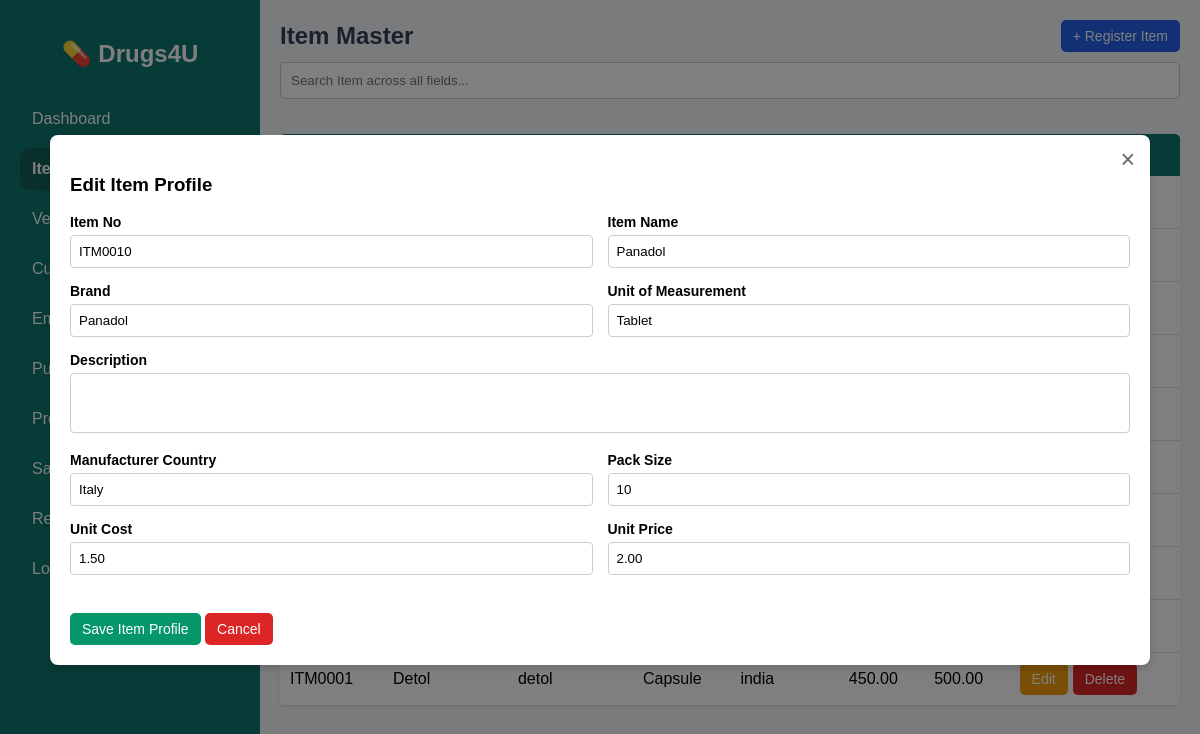
The page /item.php?edit=ITM0010 (signed in) on the database its author committed.
### tables this page shows
CREATE TABLE `item_master` (
  `item_no` varchar(10) NOT NULL,
  `item_name` varchar(100) DEFAULT NULL,
  `description` text DEFAULT NULL,
  `brand` varchar(100) DEFAULT NULL,
  `unit_measurement` varchar(50) DEFAULT NULL,
  `manufacturer_country` varchar(100) DEFAULT NULL,
  `pack_size` int(11) DEFAULT NULL,
  `unit_cost` decimal(10,2) DEFAULT NULL,
  `unit_price` decimal(10,2) DEFAULT NULL,
  `stock_qty` int(11) DEFAULT 0
);

### item.php (the view, shortened to what this page needs)
<?php
include 'connection.php';
function runQuery($conn, $sql){
    $result = mysqli_query($conn, $sql);
    return $result;
}
$isEdit = false;
$edit = null;
if(isset($_GET['edit'])){
    $isEdit = true;
    $id = mysqli_real_escape_string($conn, $_GET['edit']);
    $res = runQuery($conn, "SELECT * FROM item_master WHERE item_no='$id'");
    $edit = mysqli_fetch_assoc($res);
}
$result = runQuery($conn, "SELECT item_no FROM item_master ORDER BY item_no DESC LIMIT 1");
if(mysqli_num_rows($result) > 0){
    $row = mysqli_fetch_assoc($result);
    $num = (int)substr($row['item_no'], 3) + 1;
    $item_no = "ITM" . str_pad($num, 4, "0", STR_PAD_LEFT);
} else {
    $item_no = "ITM0001";
}
$search = isset($_GET['search']) ? mysqli_real_escape_string($conn, $_GET['search']) : "";
$query_str = "SELECT * FROM item_master";
$query_str .= " ORDER BY item_no DESC";
$items = runQuery($conn, $query_str);
?>
<!DOCTYPE html>
<html lang="en">
<head>
</head>
<body>
<div class="wrapper">
    <div class="sidebar">
        <h2>💊 Drugs4U</h2>
        <a href="dashboard.php">Dashboard</a>
        <a href="item.php" class="active">Items</a>
        <a href="vendor.php">Vendor</a>
        <a href="customer_list.php">Customers</a>
        <a href="employee_reg.php">Employees</a>
        <a href="purchase_order.php">Purchase Orders</a>
        <a href="prescription_list.php">Prescriptions</a>
        <a href="sales_invoice.php">Sales Invoice</a>
        <a href="report.php">Report</a>
        <a href="logout.php">Logout</a>
    </div>
    <div class="main-content">
        <div class="top-bar">
            <h2>Item Master</h2>
            <div class="action-buttons">
                <button class="po-btn" onclick="openItemPopup()">+ Register Item</button>
            </div>
        </div>
        <div class="filter-bar">
            <form method="GET" id="searchForm" style="width: 100%;">
                <input type="text" name="search" id="searchBox" placeholder="Search Item across all fields..." value="<?php echo htmlspecialchars($search); ?>">
            </form>
        </div>
        <div class="container">
            <div class="table-responsive">
                <table id="itemTable">
                    <tr>
                        <th>Item No</th>
                        <th>Name</th>
                        <th>Brand</th>
                        <th>Unit</th>
                        <th>Country</th>
                        <th>Cost</th>
                        <th>Price</th>
                        <th>Action</th>
                    </tr>
                    <?php while($row = mysqli_fetch_assoc($items)){ ?>
                    <tr>
                        <td><?= htmlspecialchars($row['item_no']) ?></td>
                        <td><?= htmlspecialchars($row['item_name']) ?></td>
                        <td><?= htmlspecialchars($row['brand']) ?></td>
                        <td><?= htmlspecialchars($row['unit_measurement']) ?></td>
                        <td><?= htmlspecialchars($row['manufacturer_country']) ?></td>
                        <td><?= htmlspecialchars($row['unit_cost']) ?></td>
                        <td><?= htmlspecialchars($row['unit_price']) ?></td>
                        <td>
                            <div class="action-cell">
                                <a href="?edit=<?= urlencode($row['item_no']) ?>"><button class="edit-btn">Edit</button></a>
                                <a href="?delete=<?= urlencode($row['item_no']) ?>" onclick="return confirm('Delete item master data permanently?')"><button class="del-btn">Delete</button></a>
                            </div>
                        </td>
                    </tr>
                    <?php } ?>
                </table>
            </div>
        </div>
    </div>
</div>
<div class="popup" id="itemPopup" style="<?= $isEdit ? 'display:flex' : '' ?>">
    <div class="popup-content">
        <span class="close-btn" onclick="window.location.href='item.php'">×</span>
        <h3><?= $isEdit ? 'Edit Item Profile' : 'Register New Item' ?></h3>
        <form method="POST">
            <div class="grid">
                <div>
                    <label>Item No</label>
                    <input name="item_no" value="<?= $isEdit ? htmlspecialchars($edit['item_no']) : htmlspecialchars($item_no) ?>" readonly>
                </div>
                <div>
                    <label>Item Name</label>
                    <input name="item_name" value="<?= $isEdit ? htmlspecialchars($edit['item_name']) : '' ?>" required>
                </div>
                <div>
                    <label>Brand</label>
                    <input name="brand" value="<?= $isEdit ? htmlspecialchars($edit['brand']) : '' ?>">
                </div>
                <div>
                    <label>Unit of Measurement</label>
                    <input name="unit_measurement" value="<?= $isEdit ? htmlspecialchars($edit['unit_measurement']) : '' ?>">
                </div>
                <div class="full-width">
                    <label>Description</label>
                    <textarea name="description"><?= $isEdit ? htmlspecialchars($edit['description']) : '' ?></textarea>
                </div>
                <div>
                    <label>Manufacturer Country</label>
                    <input name="manufacturer_country" value="<?= $isEdit ? htmlspecialchars($edit['manufacturer_country']) : '' ?>">
                </div>
                <div>
                    <label>Pack Size</label>
                    <input name="pack_size" value="<?= $isEdit ? htmlspecialchars($edit['pack_size']) : '' ?>">
                </div>
                <div>
                    <label>Unit Cost</label>
                    <input type="number" step="0.01" name="unit_cost" value="<?= $isEdit ? htmlspecialchars($edit['unit_cost']) : '' ?>">
                </div>
                <div>
                    <label>Unit Price</label>
                    <input type="number" step="0.01" name="unit_price" value="<?= $isEdit ? htmlspecialchars($edit['unit_price']) : '' ?>">
                </div>
            </div>
            <br>
            <button type="submit" class="grn-btn" name="save_item">Save Item Profile</button>
            <button type="button" class="del-btn" onclick="window.location.href='item.php'">Cancel</button>
        </form>
    </div>
</div>
</body>
</html>

### item.php (style rules this page uses)
body { font-family: Arial, sans-serif; background: #f4f7fb; margin: 0; }
.sidebar a.active { background: #115e59; font-weight: bold; }
.wrapper { display: flex; flex-direction: row; }
.sidebar { width: 260px; background: #0f766e; color: #fff; height: 100vh; position: fixed; padding: 20px; box-sizing: border-box; overflow-y: auto; z-index: 100; }
.sidebar h2 { text-align: center; margin-bottom: 30px; }
.sidebar a { display: block; color: #fff; text-decoration: none; padding: 12px; margin-bottom: 8px; border-radius: 10px; }
.main-content { margin-left: 260px; width: calc(100% - 260px); box-sizing: border-box; }
.container { padding: 20px; }
.top-bar { padding: 20px 20px 5px 20px; display: flex; flex-wrap: wrap; justify-content: space-between; align-items: center; gap: 15px; }
.top-bar h2 { margin: 0; color: #334155; }
.action-buttons { display: flex; gap: 10px; }
.filter-bar { padding: 5px 20px 15px 20px; display: flex; flex-wrap: wrap; gap: 8px; }
#searchBox { width: 100%; padding: 10px; border-radius: 5px; border: 1px solid #ccc; box-sizing: border-box; }
button, .btn-link { padding: 8px 12px; border: none; border-radius: 5px; cursor: pointer; font-size: 14px; text-decoration: none; display: inline-block; }
.po-btn { background:#2563eb; color:#fff; }
.grn-btn { background:#059669; color:#fff; }
.edit-btn { background:#f59e0b; color:#fff; }
.del-btn { background:#dc2626; color:#fff; }
.table-responsive { width: 100%; overflow-x: auto; background: #fff; border-radius: 5px; box-shadow: 0 1px 3px rgba(0,0,0,0.1); margin-bottom: 20px; }
table { width: 100%; border-collapse: collapse; min-width: 600px; }
th { background: #0f766e; color: #fff; padding: 12px 10px; text-align: left; }
td { padding: 10px; border-bottom: 1px solid #ddd; }
input, select, textarea { width: 100%; padding: 8px; box-sizing: border-box; border: 1px solid #ccc; border-radius: 4px; }
textarea { resize: none; height: 60px; }
.popup { display: none; position: fixed; top: 0; left: 0; width: 100%; height: 100%; background: rgba(0,0,0,0.5); justify-content: center; align-items: center; z-index: 1000; overflow-y: auto; padding: 10px; box-sizing: border-box; }
.popup-content { background: #fff; width: 100%; max-width: 1100px; padding: 20px; position: relative; border-radius: 8px; box-shadow: 0 4px 6px rgba(0,0,0,0.15); max-height: 90vh; overflow-y: auto; box-sizing: border-box; }
.close-btn { position: absolute; top: 10px; right: 15px; font-size: 25px; cursor: pointer; color: #666; }
.grid { display: grid; grid-template-columns: repeat(2, 1fr); gap: 15px; margin-bottom: 20px; }
.grid label { display: block; margin-bottom: 5px; font-weight: bold; font-size: 14px; }
.full-width { grid-column: span 2; }
.action-cell { display: flex; gap: 5px; flex-wrap: wrap; }

### rows shown on the page
item_master: item_no "ITM0001", item_name "Detol", brand "detol", unit_measurement "Capsule", manufacturer_country "india", unit_cost "450.00", unit_price "500.00"
item_master: item_no "ITM0010", item_name "Panadol", brand "Panadol", unit_measurement "Tablet", manufacturer_country "Italy", pack_size "10", unit_cost "1.50", unit_price "2.00"
